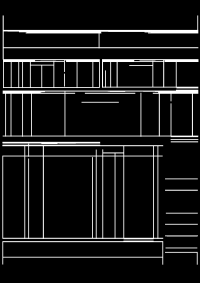
#> input picture submissions/groupe-13/backend/sentinel/ocr/refs/F1.png, 200 x 283 px; its folder holds only this picture in this run
$ python -i layout.py   (imports and definitions only)   (older library calls are emulated)
#> lines starting #> are read from the running program, lines starting #| are printed output that depends on the picture; after the words box and inside, x2 and y2 are one past the last pixel; in counts of white or black regions, pixels touching at a corner belong together
"""Qualité d'image, orientation, identification de la mise en page et recalage géométrique."""
from __future__ import annotations

import cv2
import numpy as np

from pathlib import Path

from .templates import TEMPLATES

REF_DIR = Path(__file__).parent / "refs"
MASK_SIZE = (200, 283)   # (largeur, hauteur) de la carte de traits réduite


def paper_normalized(gray: np.ndarray) -> np.ndarray:
    """Ramène le fond du papier au blanc (scan assombri). Sans effet si le fond est déjà blanc (cas du corpus)."""
    p = float(np.percentile(gray, 90))
    if p >= 250 or p <= 0:
        return gray
    return np.clip(gray.astype(np.float32) * (255.0 / p), 0, 255).astype(np.uint8)


def line_mask_small(gray: np.ndarray) -> np.ndarray:
    b = (paper_normalized(gray) < 150).astype(np.uint8) * 255
    h, w = b.shape
    hk = cv2.morphologyEx(b, cv2.MORPH_OPEN, cv2.getStructuringElement(cv2.MORPH_RECT, (max(10, w // 15), 1)))
    vk = cv2.morphologyEx(b, cv2.MORPH_OPEN, cv2.getStructuringElement(cv2.MORPH_RECT, (1, max(10, h // 30))))
    m = cv2.bitwise_or(hk, vk)
    m = cv2.dilate(m, np.ones((5, 5), np.uint8))
    return cv2.resize(m, MASK_SIZE, interpolation=cv2.INTER_AREA).astype(np.float32)


_ref_cache: dict = {}


def _content(mask: np.ndarray) -> np.ndarray:
    """Carte de traits recadrée sur son contenu puis remise à la taille standard (marges neutralisées)."""
    ys, xs = np.nonzero(mask > 0.25 * mask.max()) if mask.max() > 0 else ([], [])
    if len(ys) < 2 or len(xs) < 2:
        return mask
    c = mask[ys.min():ys.max() + 1, xs.min():xs.max() + 1]
    return cv2.resize(c, MASK_SIZE, interpolation=cv2.INTER_AREA)


def layout_similarity(gray: np.ndarray) -> dict:
    """Similarité (corrélation normalisée, tolérance de translation) entre la carte des traits de
    l'image et la carte de référence de chaque mise en page. Les deux cartes sont recadrées sur leur contenu :
    une marge ajoutée ou un recadrage ne fait pas reconnaître une autre mise en page."""
    m = _content(line_mask_small(gray))
    pad = 8
    mp = cv2.copyMakeBorder(m, pad, pad, pad, pad, cv2.BORDER_CONSTANT, value=0)
    out = {}
    for fam in TEMPLATES:
        if fam not in _ref_cache:
            p = REF_DIR / f"{fam}.png"
            # np.fromfile + imdecode : fonctionne aussi avec des chemins accentués sous Windows
            _ref_cache[fam] = (_content(cv2.imdecode(np.fromfile(str(p), np.uint8), cv2.IMREAD_GRAYSCALE).astype(np.float32))
                               if p.exists() else None)
        ref = _ref_cache[fam]
        if ref is None:
            continue
        r = cv2.matchTemplate(mp, ref, cv2.TM_CCOEFF_NORMED)
        out[fam] = round(float(r.max()), 3)
    return out


# [44 lines left out: functions ink_threshold, line_profiles, quality, _anchor_score, not called in this run]


def identify_and_register(gray: np.ndarray) -> dict:
    """Retourne la famille de gabarit la plus probable, le décalage (dx, dy) et l'orientation.

    Le score est la proportion de lignes d'ancrage du gabarit retrouvées dans l'image.
    """
    h, w = gray.shape
    best = None
    sims_by_rot = {}
    for rot in (0, 180):
        g = gray if rot == 0 else cv2.rotate(gray, cv2.ROTATE_180)
        sims_by_rot[rot] = layout_similarity(g)
    rot_best, fam_best, sim_best = 0, None, -1.0
    for rot, sims in sims_by_rot.items():
        for fam, v in sims.items():
            if v > sim_best:
                rot_best, fam_best, sim_best = rot, fam, v
    for rot in (rot_best,):
        g = gray if rot == 0 else cv2.rotate(gray, cv2.ROTATE_180)
        hp, vp = line_profiles(g)
        for fam, tpl in TEMPLATES.items():
            if fam_best and fam != fam_best:
                continue
            rw, rh = tpl["ref_size"]
            sx, sy = w / rw, h / rh
            if abs(sx - sy) / max(sx, sy) > 0.12:      # rapport d'aspect incompatible
                continue
            # recherche de translation (pas grossier puis fin)
            cand = (-1, 0, 0)
            for dy in range(-30, 31, 3):
                for dx in range(-30, 31, 3):
                    s = _anchor_score(hp, vp, tpl, sx, sy, dx, dy)
                    if s > cand[0]:
                        cand = (s, dx, dy)
            s0, dx0, dy0 = cand
            for dy in range(dy0 - 2, dy0 + 3):
                for dx in range(dx0 - 2, dx0 + 3):
                    s = _anchor_score(hp, vp, tpl, sx, sy, dx, dy, tol=1)
                    if s > cand[0] or (s == cand[0] and abs(dx) + abs(dy) < abs(cand[1]) + abs(cand[2])):
                        cand = (s, dx, dy)
            dxr, dyr = _refine(hp, vp, tpl, sx, sy, cand[1], cand[2])
            # Marges ajoutées, recadrage ou redimensionnement : l'échelle tirée de la taille de l'image peut être
            # fausse. On ajuste échelle et décalage sur chaque axe à partir des traits du formulaire ; l'ajustement
            # n'est retenu que s'il retrouve nettement plus de traits d'ancrage que l'échelle « taille d'image ».
            fit_y = _fit_axis(hp, tpl["anchors_h"], sy)
            fit_x = _fit_axis(vp, tpl["anchors_v"], sx)
            if fit_x and fit_y:
                s_fit = _anchor_score(hp, vp, tpl, fit_x[0], fit_y[0], fit_x[1], fit_y[1], tol=2)
                s_cur = _anchor_score(hp, vp, tpl, sx, sy, dxr, dyr, tol=2)
                if s_fit >= s_cur + 0.15:
                    sx, sy = fit_x[0], fit_y[0]
                    dxr, dyr = _refine(hp, vp, tpl, sx, sy, fit_x[1], fit_y[1])
                    cand = (_anchor_score(hp, vp, tpl, sx, sy, dxr, dyr), dxr, dyr)
            if best is None or cand[0] > best["score"]:
                best = {"family": fam, "score": round(cand[0], 3), "dx": dxr, "dy": dyr,
                        "sx": sx, "sy": sy, "rotation": rot}
    if best is None:
        return {"family": None, "score": 0.0, "dx": 0, "dy": 0, "sx": 1, "sy": 1, "rotation": 0}
    best["label"] = TEMPLATES[best["family"]]["label"]
    best["similarities"] = sims_by_rot.get(best["rotation"], {})
    best["layout_similarity"] = sim_best
    others = [v for f, v in best["similarities"].items() if f != best["family"]]
    # écart avec la 2ᵉ mise en page la plus proche (corpus : ≥ 0,19) ; un écart faible = identification fragile
    best["family_margin"] = round(sim_best - max(others), 3) if others else None
    best["reliable"] = (best["score"] >= 0.8 and sim_best >= 0.6
                        and (best["family_margin"] is None or best["family_margin"] >= 0.05))
    return best


# [70 lines left out: functions _fit_axis, _refine, estimate_skew, deskew, not called in this run]


SKEW_MIN_DEG = 0.3      # en dessous : aucun redressement (les scans du corpus sont droits)


# [71 lines left out: functions normalized_image, anchor_residuals, box_geometry, map_box, not called in this run]


def norm_box(box, w, h) -> list:
    x0, y0, x1, y1 = box
    return [round(x0 / w, 5), round(y0 / h, 5), round(x1 / w, 5), round(y1 / h, 5)]

>>> import cv2
>>> picture = cv2.imread('refs/F1.png', cv2.IMREAD_GRAYSCALE)
#> picture is the input picture: shape (283, 200); min 0, max 255, mean 23.1
>>> result = identify_and_register(picture)
#> in paper_normalized, `p = float(np.percentile(gray, 90))`: p = 107
#> in paper_normalized, `return np.clip(gray.astype(np.float32) * (255.0 / p), 0, 255).astype(n..`:
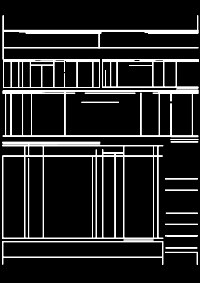
#> returned value: shape (283, 200); min 0, max 255, mean 35.2
#> in line_mask_small, `b = (paper_normalized(gray) < 150).astype(np.uint8) * 255`:
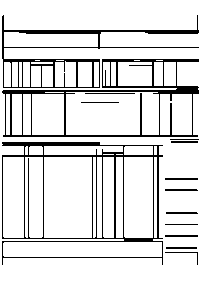
#> b: shape (283, 200); 87.4% white; black in thin lines or dots, all inside (x1, y1, x2, y2) = (2, 15, 199, 265)
#> in line_mask_small, `hk = cv2.morphologyEx(b, cv2.MORPH_OPEN, cv2.getStructuringElement(cv2..`:
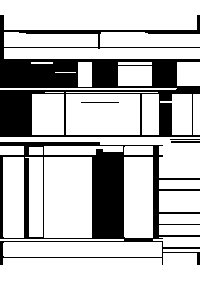
#> hk: shape (283, 200); 74.5% white; 5 black regions, box (x1, y1, x2, y2) and area: (0, 15, 200, 137) 8314, (0, 142, 200, 265) 5995, (171, 141, 200, 143) 58, (81, 102, 119, 103) 38, (170, 139, 200, 140) 30
#> in line_mask_small, `vk = cv2.morphologyEx(b, cv2.MORPH_OPEN, cv2.getStructuringElement(cv2..`:
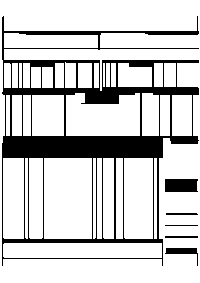
#> vk: shape (283, 200); 80.5% white; 6 black regions, box (x1, y1, x2, y2) and area: (2, 16, 199, 266) 10237, (165, 179, 198, 192) 419, (165, 248, 198, 266) 200, (165, 236, 198, 238) 66, (166, 213, 198, 215) 63, (165, 225, 198, 226) 33
#> in line_mask_small, `m = cv2.bitwise_or(hk, vk)`:
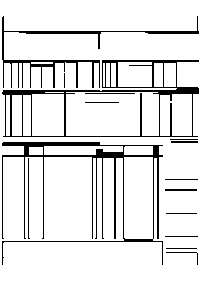
#> m: shape (283, 200); 89.4% white; 15 black regions (1 under 20 px), largest, box (x1, y1, x2, y2) and area: (2, 142, 163, 265) 2296, (2, 60, 199, 137) 1983, (2, 16, 199, 88) 1240
#> in line_mask_small, `m = cv2.dilate(m, np.ones((5, 5), np.uint8))`:
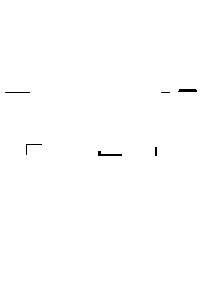
#> m: shape (283, 200); 99.7% white; black in thin lines or dots, all inside (x1, y1, x2, y2) = (5, 89, 197, 156)
#> in layout_similarity, `mp = cv2.copyMakeBorder(m, pad, pad, pad, pad, cv2.BORDER_CONSTANT, va..`:
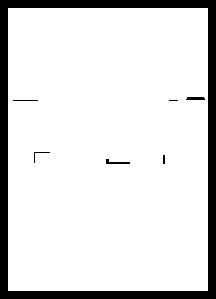
#> mp: shape (299, 216) float32; 87.3% white; 7 black regions (2 under 20 px), largest, box (x1, y1, x2, y2) and area: (0, 0, 216, 299) 7984, (106, 159, 130, 164) 57, (186, 97, 205, 100) 54, (34, 152, 50, 163) 26, (13, 100, 38, 101) 25
#> (the run stopped early here; a loop or call above may not have finished)

$ run again, on submissions/groupe-13/backend/sentinel/ocr/refs/F2.png
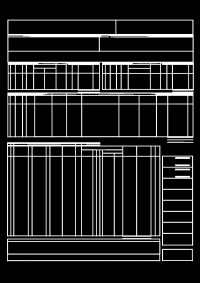
#> input picture submissions/groupe-13/backend/sentinel/ocr/refs/F2.png, 200 x 283 px
#> picture is the input picture: shape (283, 200); min 0, max 255, mean 33.7
#> p = 160
#> in line_mask_small, `b = (paper_normalized(gray) < 150).astype(np.uint8) * 255`:
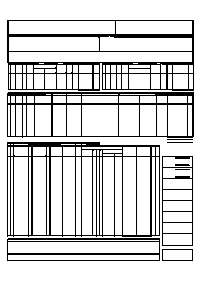
#> b: shape (283, 200); 83.7% white; black in thin lines or dots, all inside (x1, y1, x2, y2) = (7, 20, 194, 261)
#> hk: shape (283, 200); 63.5% white; 5 black regions, box (x1, y1, x2, y2) and area: (7, 142, 193, 261) 11411, (7, 20, 200, 91) 5697, (7, 92, 200, 138) 3521, (167, 139, 193, 140) 26, (167, 142, 193, 143) 26
#> vk: shape (283, 200); 72.2% white; 2 black regions, box (x1, y1, x2, y2) and area: (7, 21, 194, 262) 14827, (162, 157, 193, 262) 916
#> in layout_similarity, `mp = cv2.copyMakeBorder(m, pad, pad, pad, pad, cv2.BORDER_CONSTANT, va..`:
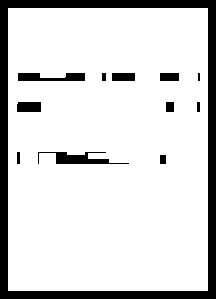
#> mp: shape (299, 216) float32; 85% white; 12 black regions (1 under 20 px), largest, box (x1, y1, x2, y2) and area: (0, 0, 216, 299) 7984, (38, 152, 129, 164) 502, (18, 73, 85, 81) 407

$ run again, on submissions/groupe-13/backend/sentinel/ocr/refs/F3.png
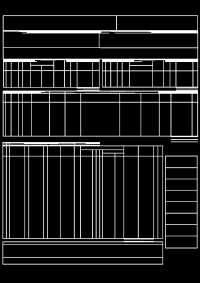
#> input picture submissions/groupe-13/backend/sentinel/ocr/refs/F3.png, 200 x 283 px
#> picture is the input picture: shape (283, 200); min 0, max 255, mean 28.4
#> p = 149
#> in line_mask_small, `b = (paper_normalized(gray) < 150).astype(np.uint8) * 255`:
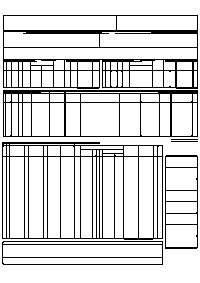
#> b: shape (283, 200); 85.3% white; black in thin lines or dots, all inside (x1, y1, x2, y2) = (2, 15, 198, 265)
#> hk: shape (283, 200); 64.2% white; 5 black regions, box (x1, y1, x2, y2) and area: (0, 142, 200, 265) 10700, (0, 15, 200, 89) 5965, (0, 90, 200, 137) 3517, (171, 139, 200, 140) 29, (171, 141, 200, 142) 29
#> vk: shape (283, 200); 74.3% white; 2 black regions, box (x1, y1, x2, y2) and area: (2, 16, 198, 266) 14058, (165, 156, 198, 250) 469
#> in layout_similarity, `mp = cv2.copyMakeBorder(m, pad, pad, pad, pad, cv2.BORDER_CONSTANT, va..`:
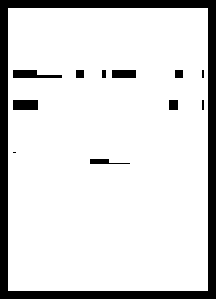
#> mp: shape (299, 216) float32; 85.9% white; 12 black regions (2 under 20 px), largest, box (x1, y1, x2, y2) and area: (0, 0, 216, 299) 7984, (13, 70, 62, 78) 267, (13, 100, 38, 110) 250
